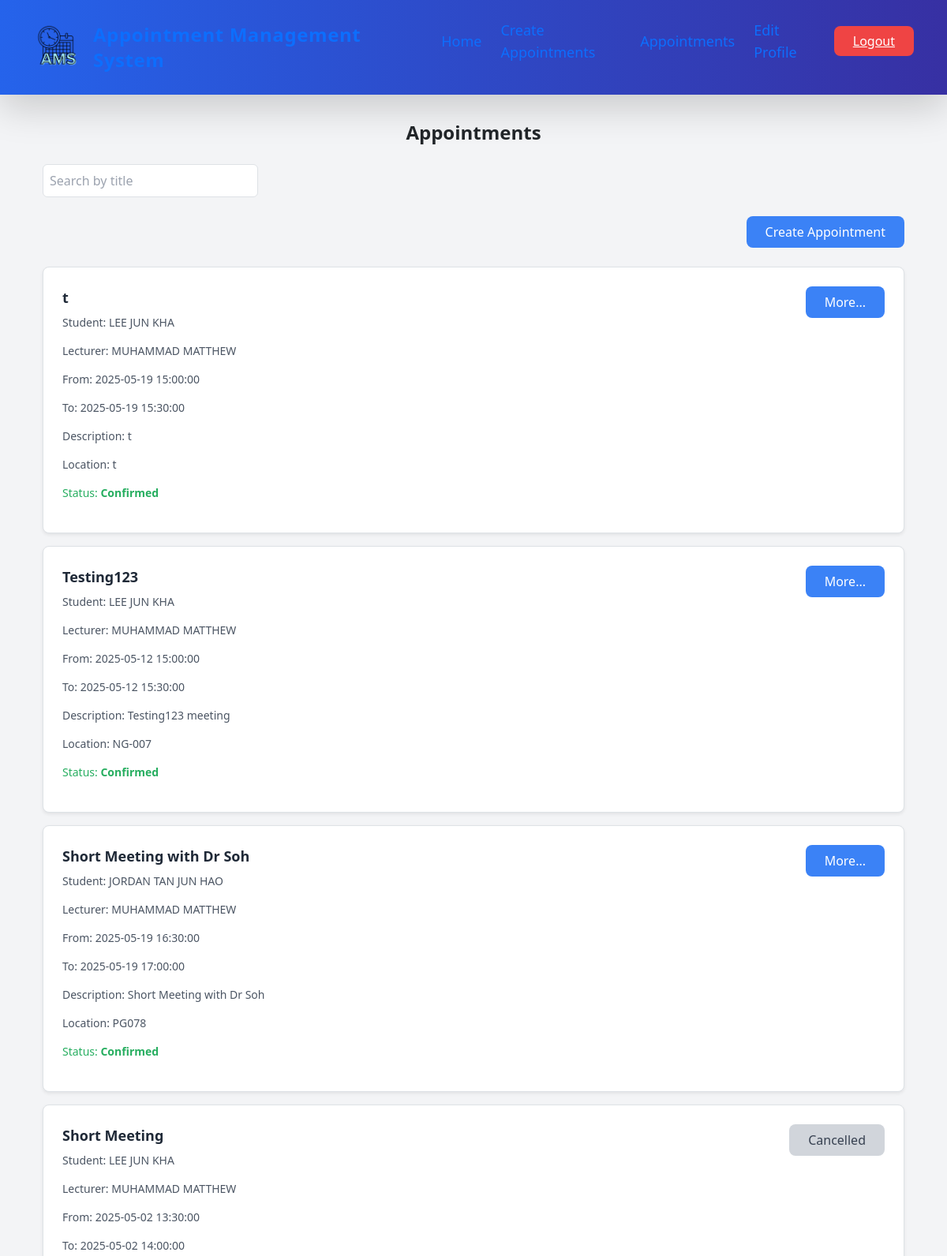
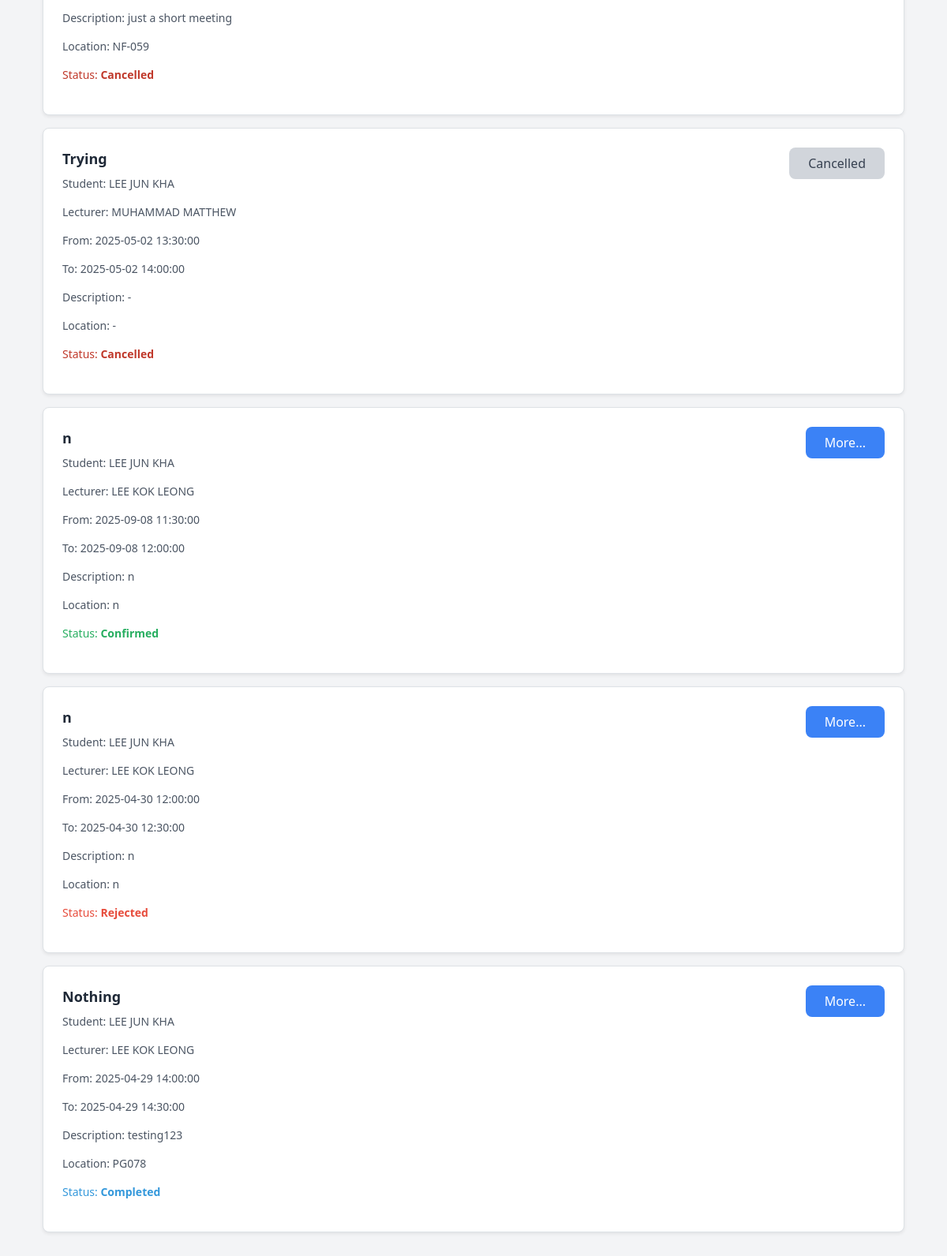
Page /appointment_view.php (signed in, upper part) on the committed database (2 pictures, top to bottom).
### tables this page shows
CREATE TABLE `appointments` (
  `id` bigint(11) NOT NULL,
  `student_id` bigint(11) NOT NULL,
  `lecturer_id` bigint(11) NOT NULL,
  `title` varchar(100) NOT NULL,
  `start_datetime` datetime NOT NULL,
  `end_datetime` datetime NOT NULL,
  `status` enum('Confirmed','Rejected','Cancelled','Completed') DEFAULT 'Confirmed',
  `description` text DEFAULT NULL,
  `location` varchar(50) NOT NULL,
  `created_at` timestamp NOT NULL DEFAULT current_timestamp(),
  `updated_at` timestamp NOT NULL DEFAULT current_timestamp() ON UPDATE current_timestamp()
);

CREATE TABLE `users` (
  `id` bigint(11) NOT NULL,
  `username` varchar(100) NOT NULL,
  `email` varchar(100) NOT NULL,
  `role_id` int(1) NOT NULL,
  `reg_date` datetime NOT NULL,
  `password` varchar(255) NOT NULL,
  `contact_number` varchar(15) NOT NULL
);

### appointment_view.php (the view, shortened to what this page needs)
<?php
include("database.php");
$email = $_SESSION['email'];
$query = mysqli_query($con, "SELECT users.id,
users.username,
users.email,
users.contact_number,
users.role_id,
roles.role_name,
students.faculty
FROM users
INNER JOIN roles ON users.role_id = roles.id
INNER JOIN students ON students.user_id = users.id
WHERE users.email = '$email'");
while ($result = mysqli_fetch_assoc($query)) {
    $res_id = $result['id'];
}
?>
<!DOCTYPE html>
<html lang="en">
<head>
    <link href="https://cdn.jsdelivr.net/npm/tailwindcss@2.2.19/dist/tailwind.min.css" rel="stylesheet">
    <link href="https://cdn.jsdelivr.net/npm/bootstrap@5.3.3/dist/css/bootstrap.min.css" rel="stylesheet"
>
    <link rel="stylesheet" type="text/css"
        href="https://cdnjs.cloudflare.com/ajax/libs/font-awesome/6.6.0/css/all.min.css">
    <link rel="stylesheet" href="https://unicons.iconscout.com/release/v4.0.0/css/line.css">
</head>
<body class="bg-gray-100 font-merriweather">
    <header class="bg-gradient-to-r from-blue-600 to-indigo-800 text-white shadow-lg">
        <nav class="container mx-auto px-6 py-4">
            <div class="flex justify-between items-center">
                <div class="flex items-center space-x-4">
                    <a href="home.php"><img src="assets/images/logo.png" alt="logo"
                            class="w-16 h-auto transition-transform transform hover:scale-110"></a>
                    <a href="home.php"
                        class="text-2xl font-bold tracking-wide hover:text-blue-200 transition-colors">Appointment
                        Management System</a>
                </div>
                <div>
                    <ul class="flex space-x-6 items-center">
                        <li><a href="home.php"
                                class="text-lg font-medium hover:text-blue-200 transition-colors duration-300">Home</a>
                        </li>
                        <li><a href="lecturer_list.php"
                                class="text-lg font-medium hover:text-blue-200 transition-colors duration-300">Create
                                Appointments</a></li>
                        <li><a href="appointment_view.php"
                                class="text-lg font-medium hover:text-blue-200 transition-colors duration-300">Appointments</a>
                        </li>
                        <li><a href="edit_profile.php?id=<?php echo htmlspecialchars($res_id); ?>"
                                class="text-lg font-medium hover:text-blue-200 transition-colors duration-300">Edit
                                Profile</a></li>
                        <li><a href="logout.php"
                                class="bg-red-500 text-white px-4 py-2 rounded-lg hover:bg-red-600 transition-colors duration-300">Logout</a>
                        </li>
                    </ul>
                </div>
            </div>
        </nav>
    </header>
    <main class="container mx-auto px-4 py-8">
        <div class="mb-6">
            <h2 class="text-2xl font-bold text-center mb-4">Appointments</h2>
            <div class="flex justify-between items-center mb-4">
                <div class="relative w-1/4">
                    <input type="text" id="search-title" placeholder="Search by title"
                        class="border p-2 rounded w-full">
                </div>
            </div>
            <div class="flex justify-end">
                <a href="lecturer_list.php"
                    class="bg-blue-500 text-white no-underline px-4 py-2 rounded-lg hover:bg-blue-600 transition-colors">
                    Create Appointment
                </a>
            </div>
        </div>
        <div class="space-y-4" id="appointment-list">
            <?php
            $sel_query = "SELECT appointments.*,
                u1.username AS student_name,
                u1.email AS student_email,
                u2.username AS lecturer_name,
                u2.email AS lecturer_email
            FROM appointments
            JOIN users u1 ON appointments.student_id = u1.id
            JOIN lecturers l ON appointments.lecturer_id = l.id
            JOIN users u2 ON l.user_id = u2.id
            WHERE appointments.student_id = ? OR appointments.lecturer_id = ?
            ORDER BY appointments.id DESC";
            $stmt = $con->prepare($sel_query);
            $stmt->bind_param('ii', $res_id, $res_id);
            $stmt->execute();
            $result = $stmt->get_result();
            if ($result->num_rows === 0) {
                echo "<p class='text-center text-gray-500'>No appointments found.</p>";
            } else {
                while ($row = mysqli_fetch_assoc($result)) {
                    $statusText = $row['status'] ?: 'Pending';
                    $statusClass = '';
                    switch ($statusText) {
                        case 'Confirmed':
                            $statusClass = 'status-confirmed';
                            break;
                        case 'Cancelled':
                            $statusClass = 'status-cancelled';
                            break;
                        case 'Rejected':
                            $statusClass = 'status-rejected';
                            break;
                        case 'Completed':
                            $statusClass = 'status-completed';
                            break;
                    }
            ?>
                    <div class="bg-white border border-gray-200 rounded-lg p-4 shadow-sm">
                        <div class="flex justify-between items-start">
                            <div>
                                <h3 class="text-lg font-semibold text-gray-800"><?php echo htmlspecialchars($row['title']); ?>
                                </h3>
                                <p class="text-sm text-gray-600"><span class="font-medium">Student:</span>
                                    <?php echo htmlspecialchars($row['student_name']); ?></p>
                                <p class="text-sm text-gray-600"><span class="font-medium">Lecturer:</span>
                                    <?php echo htmlspecialchars($row['lecturer_name']); ?></p>
                                <p class="text-sm text-gray-600"><span class="font-medium">From:</span>
                                    <?php echo htmlspecialchars($row['start_datetime']); ?></p>
                                <p class="text-sm text-gray-600"><span class="font-medium">To:</span>
                                    <?php echo htmlspecialchars($row['end_datetime']); ?></p>
                                <p class="text-sm text-gray-600"><span class="font-medium">Description:</span>
                                    <?php echo htmlspecialchars($row['description']); ?></p>
                                <p class="text-sm text-gray-600"><span class="font-medium">Location:</span>
                                    <?php echo htmlspecialchars($row['location']); ?></p>
                                <p class="text-sm <?php echo $statusClass; ?>"><span class="font-medium">Status:</span>
                                    <?php echo htmlspecialchars($statusText); ?></p>
                            </div>
                            <div>
                                <?php if ($statusText !== 'Cancelled'): ?>
                                    <button type="button"
                                        class="bg-blue-500 text-white px-4 py-2 rounded-lg hover:bg-blue-600 transition-colors"
                                        data-bs-toggle="modal" data-bs-target="#updateModal"
                                        data-id="<?php echo $row['id']; ?>">More...</button>
                                <?php else: ?>
                                    <button type="button" class="bg-gray-300 text-gray-700 px-4 py-2 rounded-lg cursor-not-allowed"
                                        disabled>Cancelled</button>
                                <?php endif; ?>
                            </div>
                        </div>
                    </div>
            <?php
                }
            }
            ?>
        </div>
    </main>
    <?php include("footer.php"); ?>
</body>
</html>

### appointment_view.php (style rules this page uses)
html, body { height: 100%; margin: 0; display: flex; flex-direction: column; }
main { flex: 1; }
header nav a:not(.bg-red-500), footer ul a { text-decoration: none !important; }
.status-confirmed { color: #27ae60; font-weight: bold; }
.status-cancelled { color: #c0392b; font-weight: bold; }
.status-rejected { color: #e74c3c; font-weight: bold; }
.status-completed { color: #3498db; font-weight: bold; }

### rows in the picture
appointments: title "t", student.username "LEE JUN KHA", users.username "MUHAMMAD MATTHEW", start_datetime "2025-05-19 15:00:00", end_datetime "2025-05-19 15:30:00", description "t", location "t", status "Confirmed"
appointments: title "Testing123", student.username "LEE JUN KHA", users.username "MUHAMMAD MATTHEW", start_datetime "2025-05-12 15:00:00", end_datetime "2025-05-12 15:30:00", description "Testing123 meeting", location "NG-007", status "Confirmed"
appointments: title "Short Meeting with Dr Soh", student.username "JORDAN TAN JUN HAO", users.username "MUHAMMAD MATTHEW", start_datetime "2025-05-19 16:30:00", end_datetime "2025-05-19 17:00:00", description "Short Meeting with Dr Soh", location "PG078", status "Confirmed"
appointments: title "Short Meeting", student.username "LEE JUN KHA", users.username "MUHAMMAD MATTHEW", start_datetime "2025-05-02 13:30:00", end_datetime "2025-05-02 14:00:00", description "just a short meeting", location "NF-059", status "Cancelled"
appointments: title "Trying", student.username "LEE JUN KHA", users.username "MUHAMMAD MATTHEW", start_datetime "2025-05-02 13:30:00", end_datetime "2025-05-02 14:00:00", description "-", location "-", status "Cancelled"
appointments: title "n", student.username "LEE JUN KHA", users.username "LEE KOK LEONG", start_datetime "2025-09-08 11:30:00", end_datetime "2025-09-08 12:00:00", description "n", location "n", status "Confirmed"
appointments: title "n", student.username "LEE JUN KHA", users.username "LEE KOK LEONG", start_datetime "2025-04-30 12:00:00", end_datetime "2025-04-30 12:30:00", description "n", location "n", status "Rejected"
appointments: title "Nothing", student.username "LEE JUN KHA", users.username "LEE KOK LEONG", start_datetime "2025-04-29 14:00:00", end_datetime "2025-04-29 14:30:00", description "testing123", location "PG078", status "Completed"
